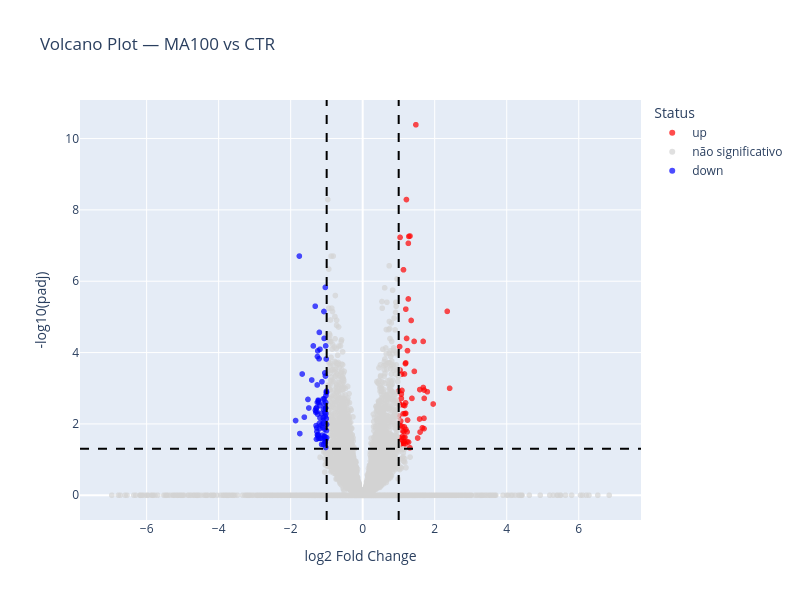

Source (notebook cell):
### Code cell
plot_volcano(
    all_results["MA100_vs_CTR"],
    title="Volcano Plot — MA100 vs CTR",
    alpha=ALPHA,
    lfc_threshold=LFC_THRESHOLD,
)
